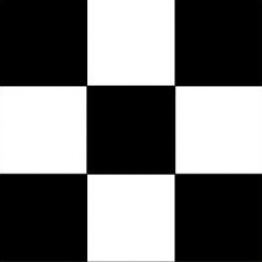
#> input picture Module2/1.png, 262 x 262 px
$ jupyter execute P2_Image_Manipulation.ipynb   (shell and % lines are left out)
#> lines starting #> are read from the running program, lines starting #| are printed output that depends on the picture
# Basic image manipulations
- Accessing and manipulation image pixels
- Image resizing
- Cropping
- Flipping

[cell 1]
import cv2
import numpy as np
import matplotlib.pyplot as plt
from PIL import Image
from IPython.display import Image

# Read the image

[cell 2]
img1 = cv2.imread("1.png", 0)
#> img1: shape (262, 262); min 0, max 255, mean 112.1

#set color map to gray scale for proper rendering
plt.imshow(img1, cmap='gray')
#> (this line was passed over: IPython is not available in this run)
print(img1)
#> (printed output is left out)

# Accessing individual pixels

[cell 3]
#print the first pixel of the first black box
print(img1[0, 0])
#| 6
#print the first white pixel to the right of the first black box
print(img1[0, 6])
#| 0

# Modifying Image Pixels

[cell 4]
img1_copy = img1.copy()
for j in range(50):
    for i in range(50):
        img1_copy[j,i] = 200
        img1_copy[j,i] = 200
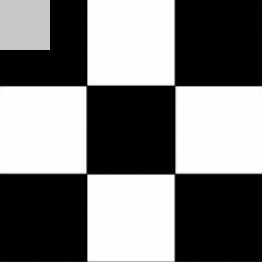
#> img1_copy: shape (262, 262); min 0, max 255, mean 119.4

plt.imshow(img1_copy, cmap='gray')
#> (this line was passed over: IPython is not available in this run)
print(img1_copy)
#> (printed output is left out)

# Cropping

[cell 5]
img2 = cv2.imread("2.png", cv2.IMREAD_COLOR)
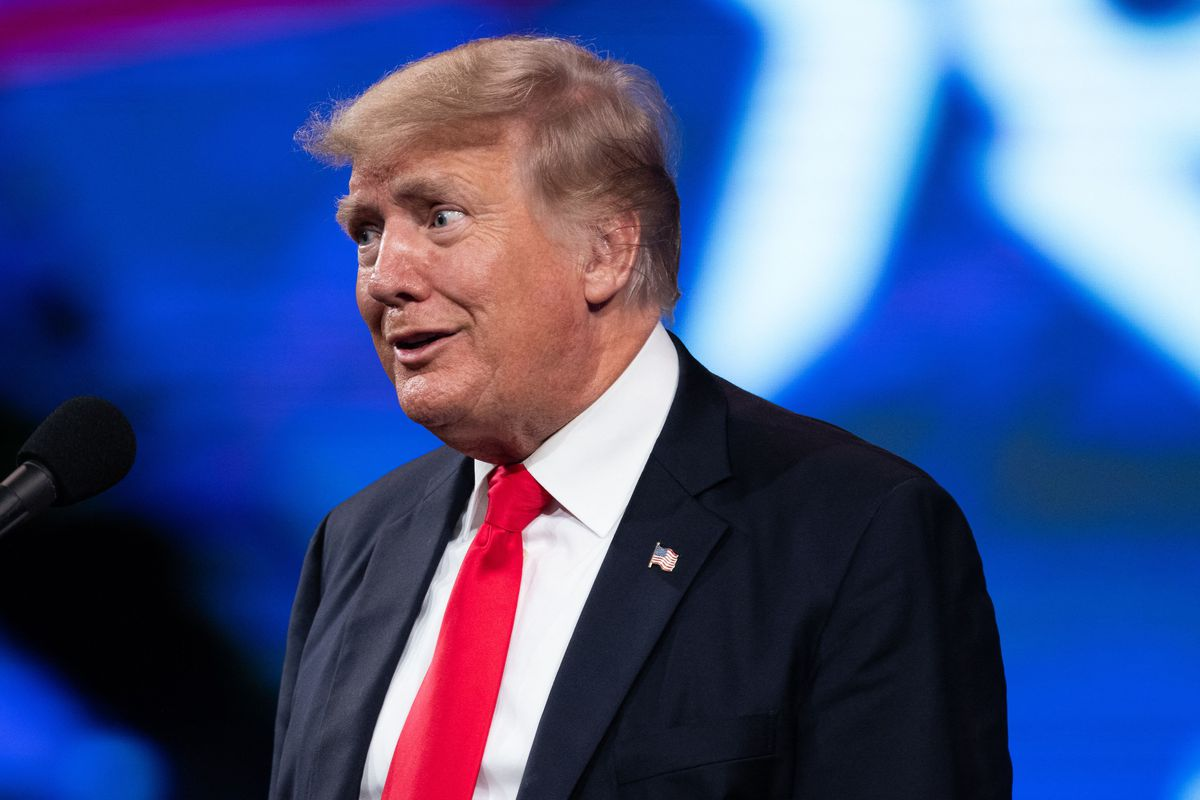
#> input picture Module2/2.png, 1200 x 800 px
#> img2 is the input picture: shape (800, 1200, 3); mean B, G, R 136.9, 83.2, 68
img2 = img2[:, :, ::-1] #change BGR to RGB
print(img2.shape)
#| (800, 1200, 3)

plt.imshow(img2)
#> (this line was passed over: IPython is not available in this run)

[cell 6]
img2_cropped = img2[0:500, 200:1000]
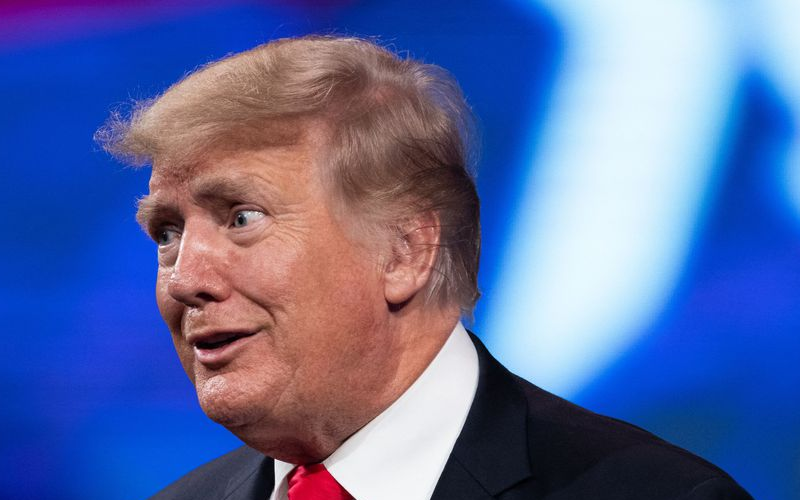
#> img2_cropped: shape (500, 800, 3); mean R, G, B 91.2, 107.3, 163
plt.imshow(img2_cropped)
#> (this line was passed over: IPython is not available in this run)

# Resizing

## Method 1: Specifying scaling factor using fx and fy

[cell 7]
img2_cropped_resized = cv2.resize(img2_cropped, None, fx=2, fy=2)
plt.imshow(img2_cropped_resized)
#> (this line was passed over: IPython is not available in this run)
#we can see that the size of the cropped image has doubled

## Method 2: Specifying exact size of the output image

[cell 8]
width = 400
height = 1000
dim = (width, height)

#resize
img2_cropped_resized2 = cv2.resize(img2_cropped, dsize=dim, interpolation=cv2.INTER_AREA)
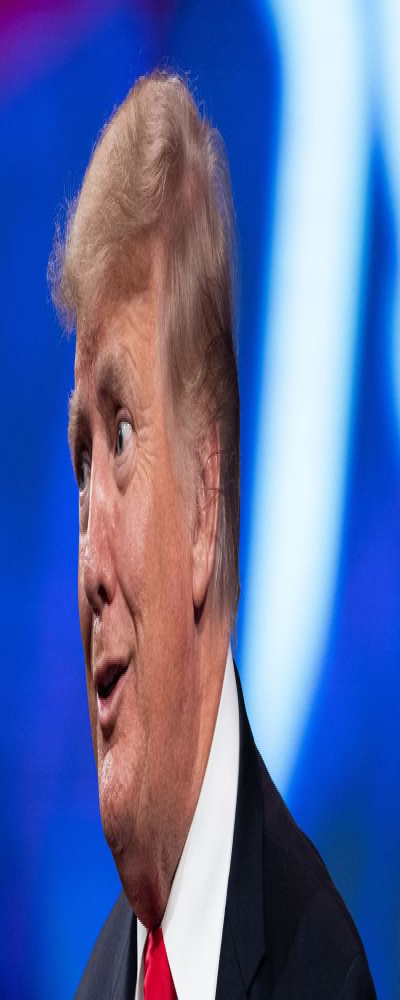
#> img2_cropped_resized2: shape (1000, 400, 3); mean R, G, B 91.4, 107.5, 163.2
plt.imshow(img2_cropped_resized2)
#> (this line was passed over: IPython is not available in this run)

## Resize while maintaining aspect ratio

[cell 9]
width = 100
aspect_ratio = width/img2_cropped.shape[1]
#> aspect_ratio = 0.125
height = int(img2_cropped.shape[0]*aspect_ratio)
#> height = 62
dim = (width, height)
#> dim = (100, 62)

#resize
img2_cropped_resized3 = cv2.resize(img2_cropped, dsize=dim, interpolation=cv2.INTER_AREA)
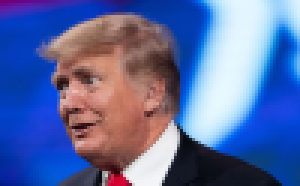
#> img2_cropped_resized3: shape (62, 100, 3) (shown 3 times larger); mean R, G, B 91.2, 107.3, 163
plt.imshow(img2_cropped_resized3)
#> (this line was passed over: IPython is not available in this run)
